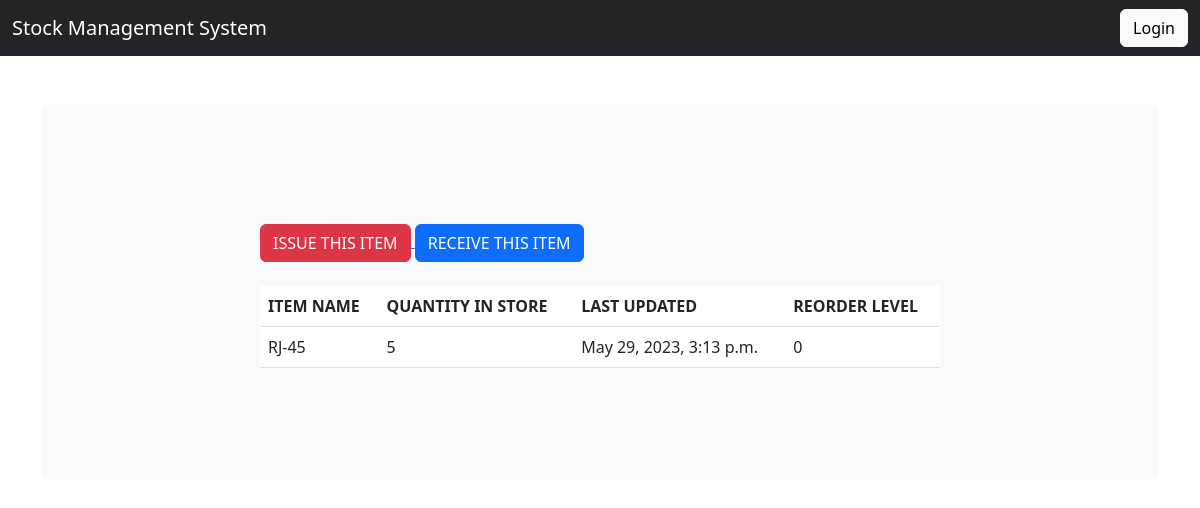
The page /stock_detail/8/ on the database as committed earlier.
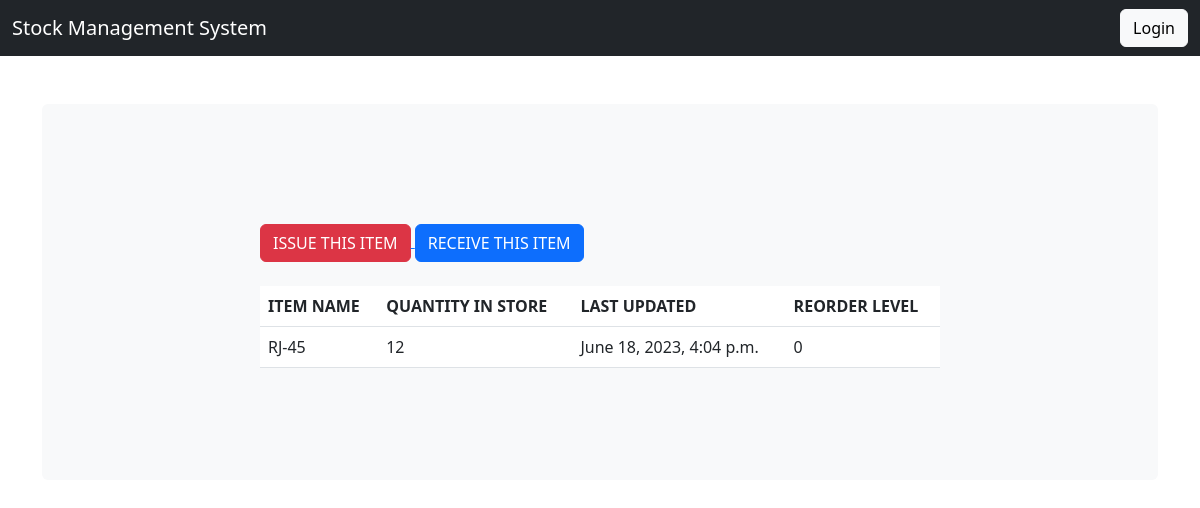
The same page on the database as committed later.
### stockmg/models.py (models this page shows, shortened)
class Stock(models.Model):
    category = models.ForeignKey(Category, on_delete=models.CASCADE)
    item_name = models.CharField(max_length=50, blank=True, null=True)
    quantity = models.IntegerField(default='0', blank=False, null=True)
    receive_quantity = models.IntegerField(default='0', blank=True, null=True)
    receive_by = models.CharField(max_length=50, blank=True, null=True)
    issue_quantity = models.IntegerField(default='0', blank=True, null=True)
    issue_by = models.CharField(max_length=50, blank=True, null=True)
    issue_to = models.CharField(max_length=50, blank=True, null=True)
    phone_number = models.CharField(max_length=50, blank=True, null=True)
    created_by = models.CharField(max_length=50, blank=True, null=True)
    reorder_level = models.IntegerField(default='0', blank=True, null=True)
    last_updated = models.DateTimeField(auto_now_add=False, auto_now=True)
    timestamp = models.DateTimeField(auto_now_add=True, auto_now=False)

### stockmg/views.py (the view)
# urls.py: path('stock_detail/<str:pk>/', views.stock_detail, name="stock_detail"),
def stock_detail(request, pk):
    queryset = Stock.objects.get(id=pk)
    context = {
        "title": queryset.item_name,
        "queryset": queryset,
    }
    return render(request, "stock_detail.html", context)

### stockmg/templates/stock_detail.html (shortened to what this page needs)
{% load static %}
{% load crispy_forms_tags %}
<!DOCTYPE html>
<html lang="en">
<head>
    <link href="https://cdn.jsdelivr.net/npm/bootstrap@5.3.0-alpha3/dist/css/bootstrap.min.css" rel="stylesheet"
>
    <link rel="stylesheet" href="{% static 'css/style.css' %}">
</head>
<body>
<main>
    {% include 'navbar.html' %}
    <div class="container my-5">
        <div class="bg-body-tertiary p-5 rounded">
            <div class="col-sm-8 py-5 mx-auto">
                <br>
                <a href="{% url 'issue_items' queryset.id %}">
                    <div class='btn btn-danger'>ISSUE THIS ITEM</div>
                </a>
                <a href="{% url 'receive_items' queryset.id %}">
                    <div class='btn btn-primary'>RECEIVE THIS ITEM</div>
                </a>
                <br><br>
                <div class="display_table">
                    <table class='table'>
                        <tr>
                            <th>ITEM NAME</th>
                            <th>QUANTITY IN STORE</th>
                            <th>LAST UPDATED</th>
                            <th>REORDER LEVEL</th>
                        </tr>
                        <tr>
                            <td>{{ queryset.item_name }}</td>
                            <td>{{ queryset.quantity }}</td>
                            <td>{{ queryset.last_updated }}</td>
                            <td>{{ queryset.reorder_level }}</td>
                        </tr>
                    </table>
                </div>
            </div>
        </div>
    </div>
</main>
</body>
</html>

Rows that differ between the two databases and show on the page:
changed Stock "RJ-45": quantity "5" → "12"; last_updated "May 29, 2023, 3:13 p.m." → "June 18, 2023, 4:04 p.m."
